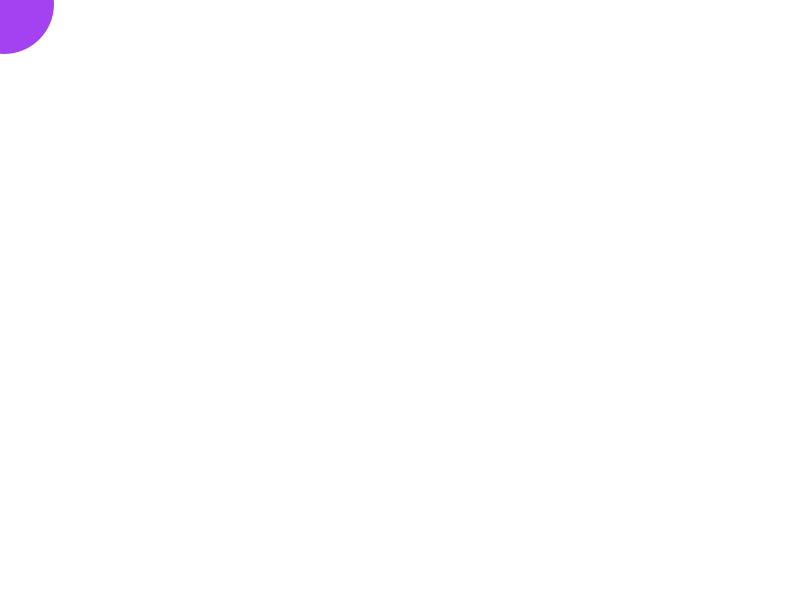
Frame 1 (no input)
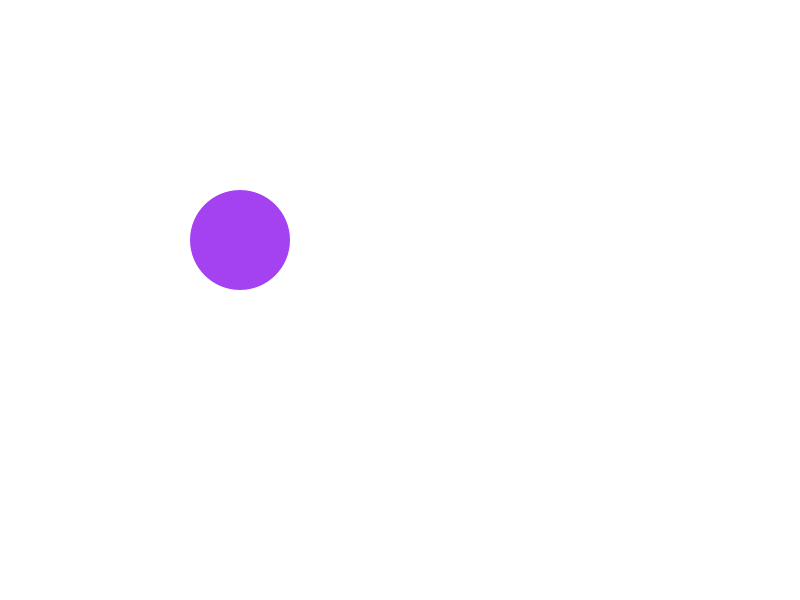
Frame 60 (the mouse pressed at the canvas centre just before this capture)
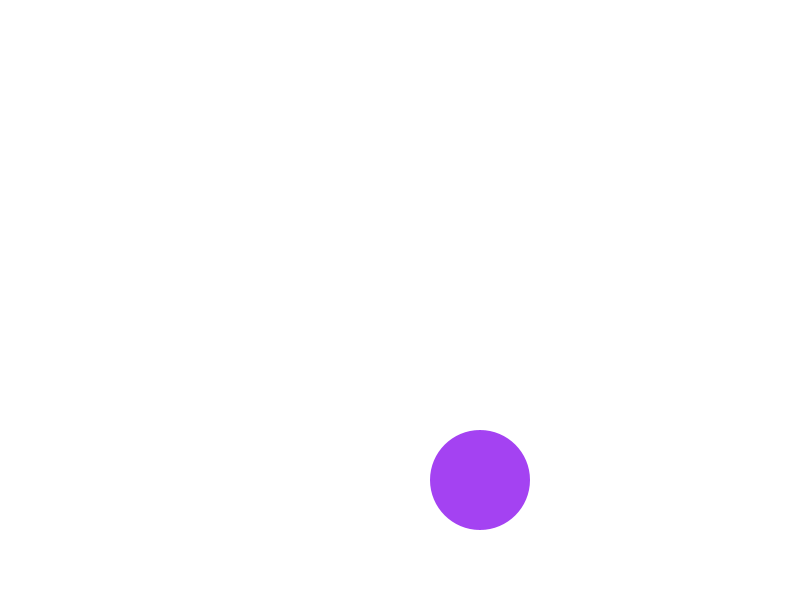
Frame 120 (the mouse held since frame 60 and released just before this capture)

The Processing sketch that drew these frames (run headless with seeded random() and noise(); from frame 60 on, the mouse is pressed at the canvas centre):

// Processing sketch: bouncingBall
// ── bouncingBall.pde
float posX = 0;
float posY = 0;

int speedX = 4;
int speedY = 4;

float r, g, b;

void setup() {
  size(800, 600);
  noStroke();
  // set initial fill
  setRandomFill();
}

void setRandomFill() {
  r = random(255);
  g = random(255);
  b = random(255);
  fill(r, g, b);
}

void draw() {
  posX += speedX;
  posY += speedY;
  
  if (posX >= width || posX <= 0) {
    speedX = -speedX;
    setRandomFill();
  }
  if (posY >= height || posY <= 0) {
    speedY = -speedY;
    setRandomFill();
  }
  
  background(255);

  ellipse(posX, posY, 100, 100);
}
